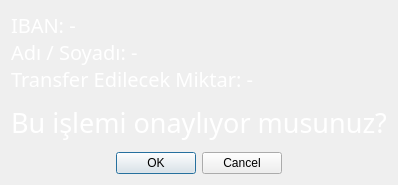
<?xml version="1.0" encoding="UTF-8"?>
<ui version="4.0">
 <class>transferApprovalClass</class>
 <widget class="QDialog" name="transferApprovalClass">
  <property name="geometry">
   <rect>
    <x>0</x>
    <y>0</y>
    <width>359</width>
    <height>185</height>
   </rect>
  </property>
  <property name="windowTitle">
   <string>transferApproval</string>
  </property>
  <layout class="QGridLayout" name="gridLayout">
   <item row="0" column="0">
    <layout class="QVBoxLayout" name="verticalLayout_2">
     <item>
      <layout class="QVBoxLayout" name="verticalLayout">
       <item>
        <widget class="QLabel" name="transferInfoLabel">
         <property name="font">
          <font>
           <family>Gill Sans MT</family>
           <pointsize>15</pointsize>
           <bold>false</bold>
          </font>
         </property>
         <property name="styleSheet">
          <string notr="true">color: rgb(255, 255, 255);</string>
         </property>
         <property name="text">
          <string>IBAN: -
Adı / Soyadı: -
Transfer Edilecek Miktar: -</string>
         </property>
         <property name="alignment">
          <set>Qt::AlignmentFlag::AlignLeading|Qt::AlignmentFlag::AlignLeft|Qt::AlignmentFlag::AlignVCenter</set>
         </property>
        </widget>
       </item>
       <item>
        <widget class="QLabel" name="label_2">
         <property name="font">
          <font>
           <family>Gill Sans MT</family>
           <pointsize>20</pointsize>
           <bold>false</bold>
          </font>
         </property>
         <property name="styleSheet">
          <string notr="true">color: rgb(255, 255, 255);</string>
         </property>
         <property name="text">
          <string>Bu işlemi onaylıyor musunuz?</string>
         </property>
         <property name="alignment">
          <set>Qt::AlignmentFlag::AlignCenter</set>
         </property>
        </widget>
       </item>
      </layout>
     </item>
     <item>
      <widget class="QDialogButtonBox" name="buttonBox">
       <property name="styleSheet">
        <string notr="true"/>
       </property>
       <property name="orientation">
        <enum>Qt::Orientation::Horizontal</enum>
       </property>
       <property name="standardButtons">
        <set>QDialogButtonBox::StandardButton::Cancel|QDialogButtonBox::StandardButton::Ok</set>
       </property>
       <property name="centerButtons">
        <bool>true</bool>
       </property>
      </widget>
     </item>
    </layout>
   </item>
  </layout>
 </widget>
 <layoutdefault spacing="6" margin="11"/>
 <resources/>
 <connections/>
</ui>
